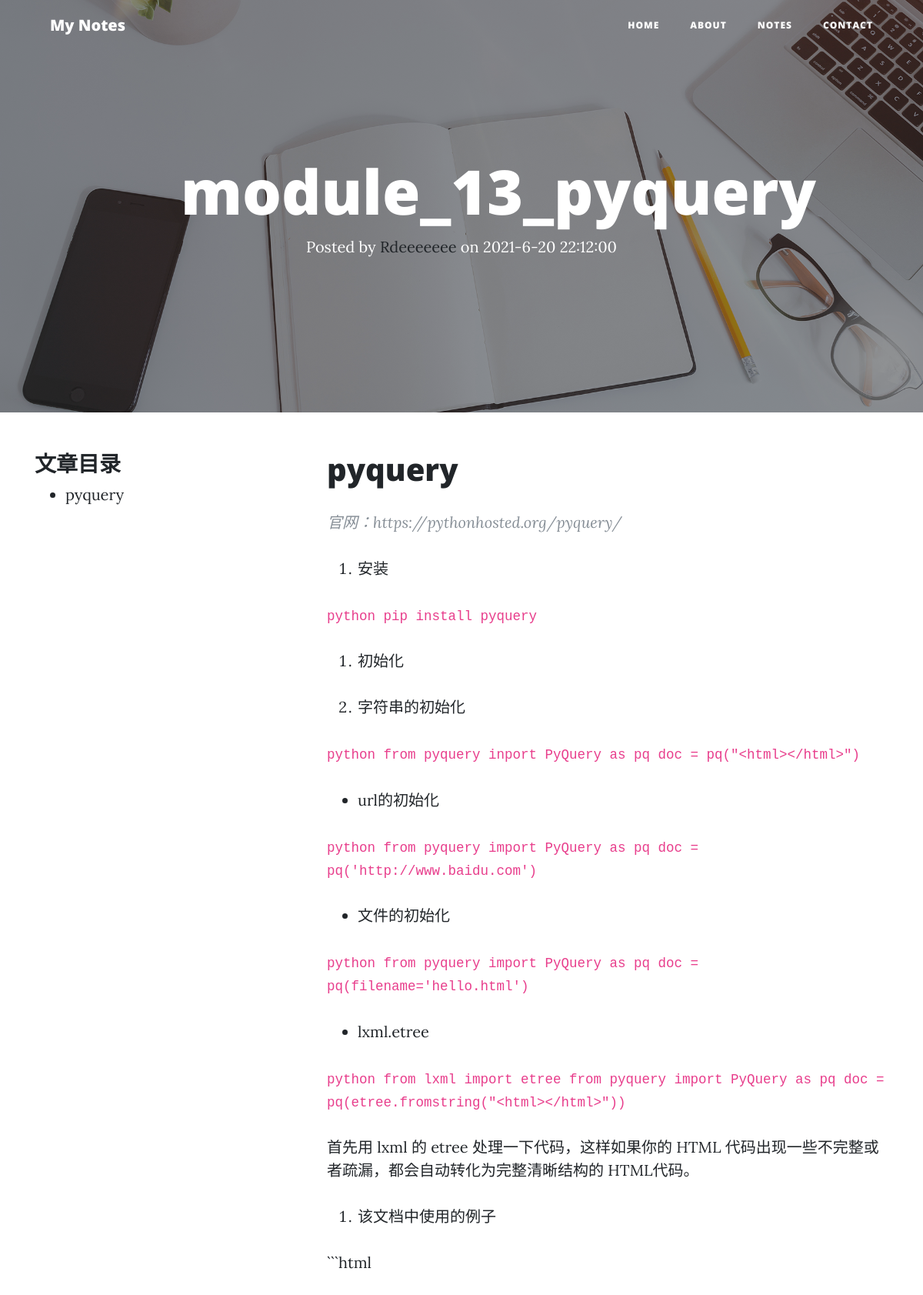
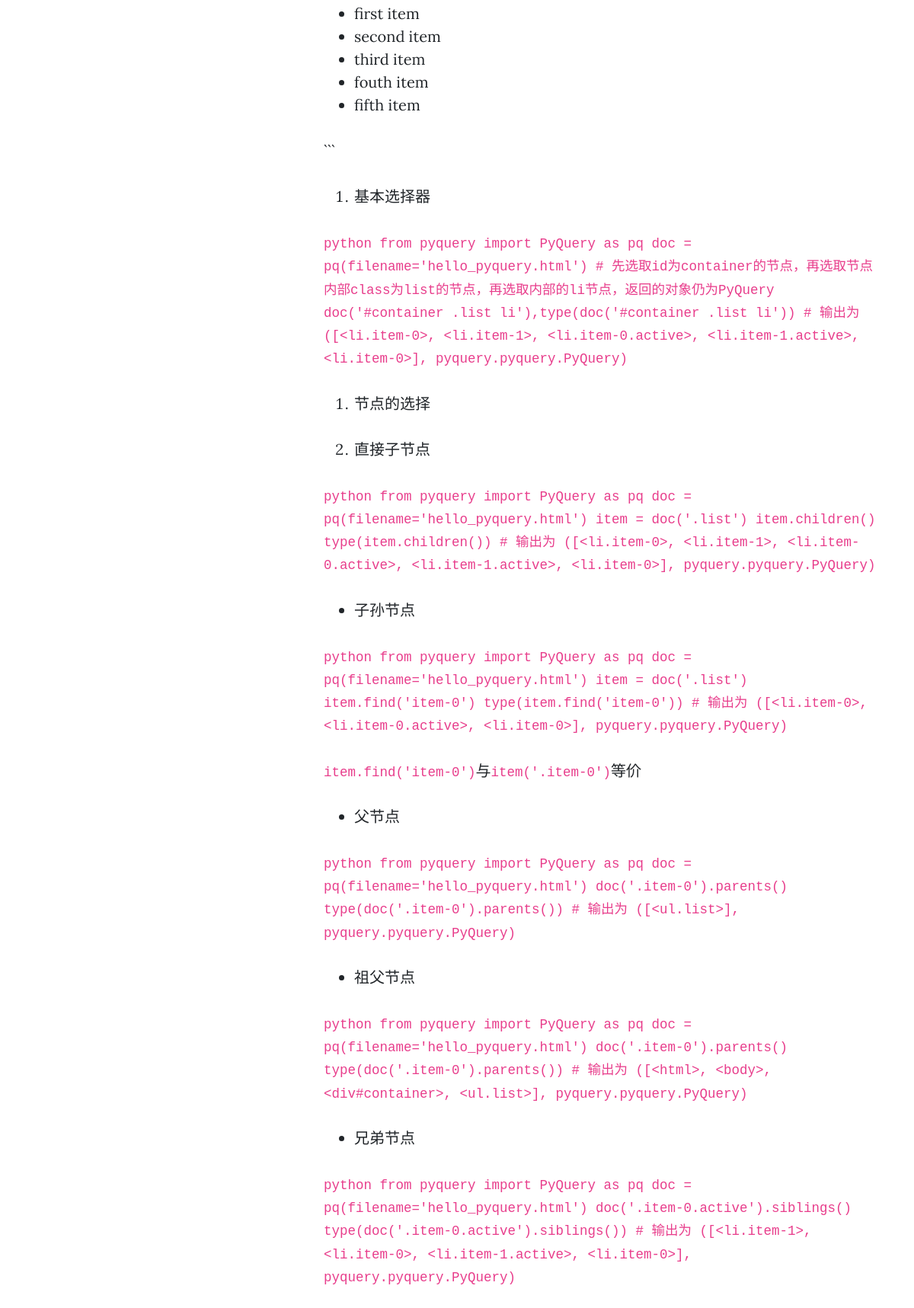
Screenshot of /posts/42/ (upper part) with the database file from the repository (2 pictures, top to bottom).
### blog/models.py (models this page shows, shortened)
class Post(models.Model):
	title = models.CharField(max_length=70)
	body = models.TextField()
	created_time = models.DateTimeField()
	modified_time = models.DateTimeField()
	excerpt = models.CharField(max_length=200, blank=True)
	category = models.ForeignKey(Category, on_delete=models.CASCADE)
	tags = models.ManyToManyField(Tag, blank=True)
	author = models.ForeignKey(User, on_delete=models.CASCADE)
	class Meta:
		verbose_name = '文章'
		verbose_name_plural = verbose_name
		ordering = ['-created_time']

### blog/views.py (the view)
# urls.py: path('posts/<int:pk>/', views.detail, name='detail'),
def detail(request, pk):
	post = get_object_or_404(Post, pk=pk)
	md = markdown.Markdown(extensions=[
		'markdown.extensions.extra',
		'markdown.extensions.codehilite',
		TocExtension(slugify=slugify),
		])
	post.body = md.convert(post.body)
	m = re.search(r'<div class="toc">\s*<ul>(.*)</ul>\s*</div>', md.toc, re.S)
	post.toc = m.group(1) if m is not None else ''
	return render(request, 'blog/detail.html', context={'post': post})

### templates/blog/detail.html (shortened to what this page needs)
{% extends 'base.html' %}
{% block title %}
  <h1>{{ post.title }}</h1>
  <span class="meta">Posted by
    <a href="#">{{ post.author }}</a>
    on {{ post.created_time|date:"Y-n-d H:i:s" }}</span>
{% endblock title %}
{% block main %}
  <article class="post post-{{ post.pk }}">
    <div class="container">
      <div class="row">
        {% block toc %}
          {% if post.toc %}
            <div class="col-lg-4 col-md-5 mx-auto position-relative">
              <h3 class="widget-title">文章目录</h3>
              <div class="toc">
                <ul>
                  {{ post.toc|safe }}
                </ul>
              </div>
            </div>
          {% endif %}
        {% endblock toc %}
        <div class="col-lg-8 col-md-10 mx-auto">
          {{ post.body|safe }}
        </div>
      </div>
    </div>
  </article>
{% endblock main %}

### rows the page displays
Post: title "module_13_pyquery", author "Rdeeeeeee", created_time "2021-6-20 22:12:00", toc "pyquery", body "pyquery 官网：https://pythonhosted.org/pyquery/ 安装 python pip install pyquery 初始化 字符串的初始化 python from pyquery inport PyQuery as pq doc = pq(\"<html></html>\") url的初始化 python from pyquery import PyQuery as pq doc = pq('http://www.baidu.com') 文件的初始化 python from pyquery import PyQuery as pq doc = pq(filename='hello.html') lxml.etree python from lxml import etree from pyquery import PyQuery as pq doc = pq(etree.fromstring(\"<html></html>\")) 首先用 lxml 的 etree 处理一下代码，这样如果你的 HTML 代码出现一些不完整或者疏漏，都会自动转化为完整清晰结构的 HTML代码。 该文档中使用的例子 ```html first item second item third item fouth item fifth item ``` 基本选择器 python from pyquery import PyQuery as pq doc = pq(filename='hello_pyquery.html') #…"
